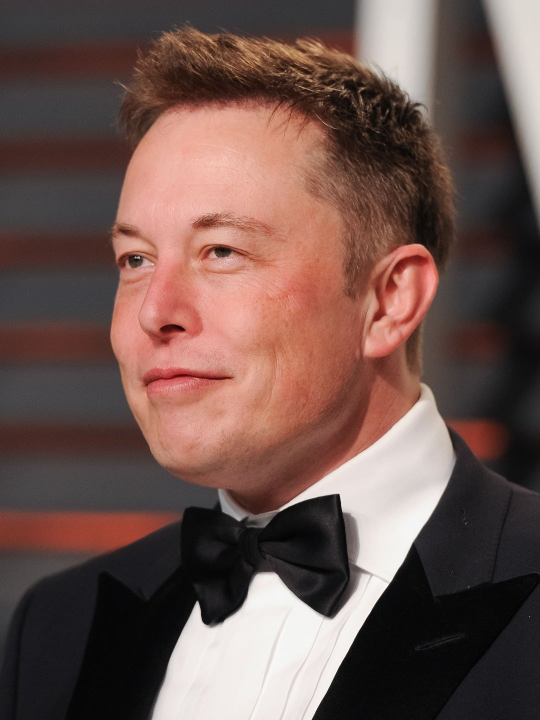
#> input picture Resources/Elon Musk.jpg, 1080 x 1440 px, found by its file name (shown at 1/2 size)
$ python JoiningMultipleImagesTogether.py
#> lines starting #> are read from the running program, lines starting #| are printed output that depends on the picture
import cv2
print("cv2 imported")
import numpy as np
print("Numpy imported")


img1 = cv2.imread("Resources\Elon Musk.jpg")
#> img1 is the input picture: shape (1440, 1080, 3); mean B, G, R 77.5, 83.4, 108.5
img2 = cv2.imread("Resources\Will Smith.jpg")
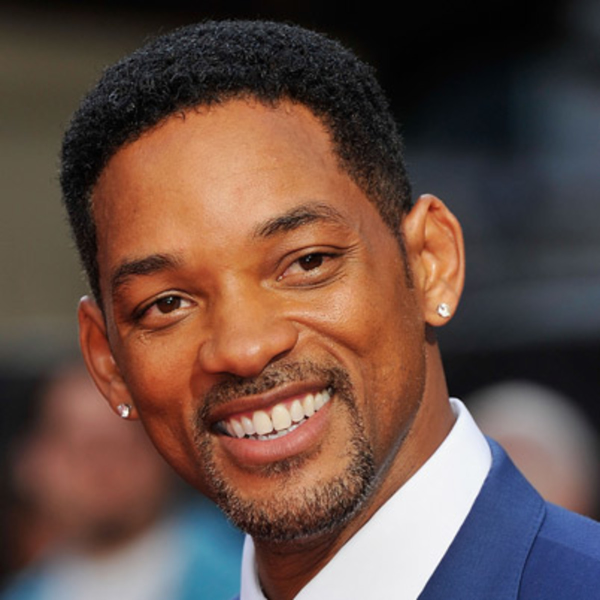
#> input picture Resources/Will Smith.jpg, 1200 x 1200 px, found by its file name (shown at 1/2 size)
#> img2 is the input picture: shape (1200, 1200, 3); mean B, G, R 69.7, 78.3, 102.6
print(img1.shape)
#| (1440, 1080, 3)
print(img2.shape)
#| (1200, 1200, 3)

img1 = img1[150:870, 100:820]
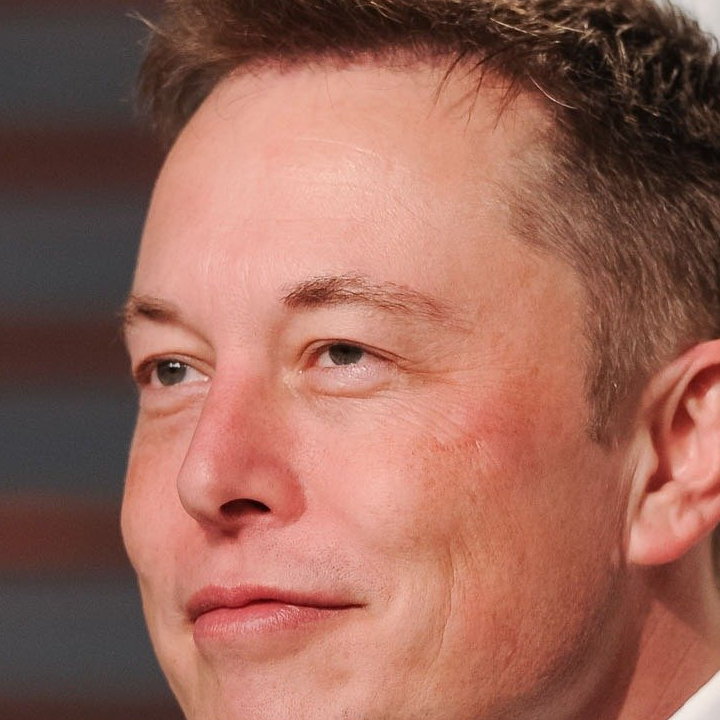
#> img1: shape (720, 720, 3); mean B, G, R 88.6, 101.9, 153.5
img2 = cv2.resize(img2, (720, 720))
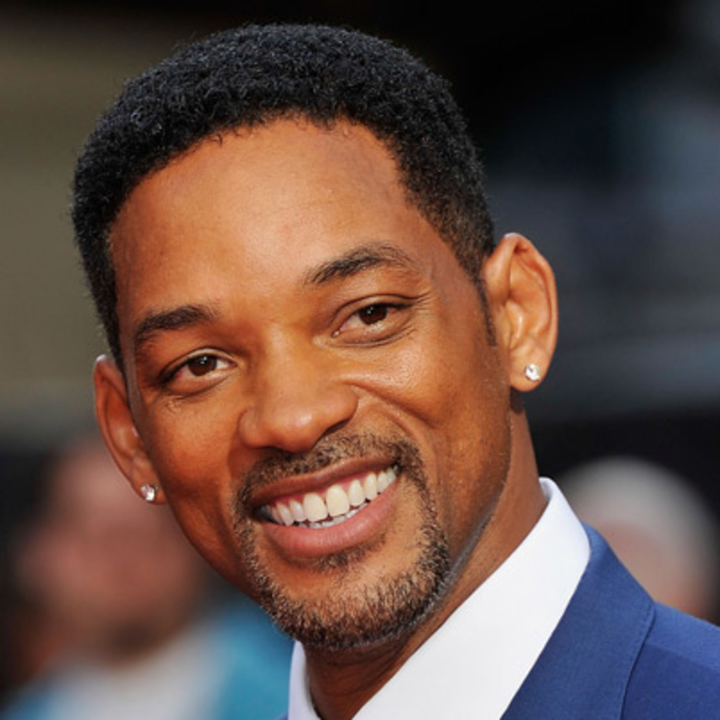
#> img2: shape (720, 720, 3); mean B, G, R 69.7, 78.3, 102.6

hor = np.hstack((img2, img1))
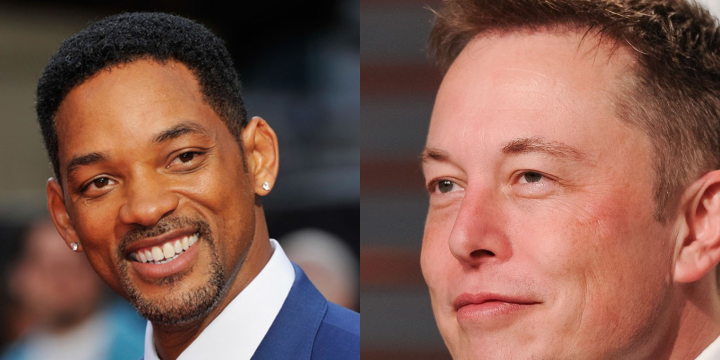
#> hor: shape (720, 1440, 3) (shown at 1/2 size); mean B, G, R 79.1, 90.1, 128
ver = np.vstack((img1, img2))
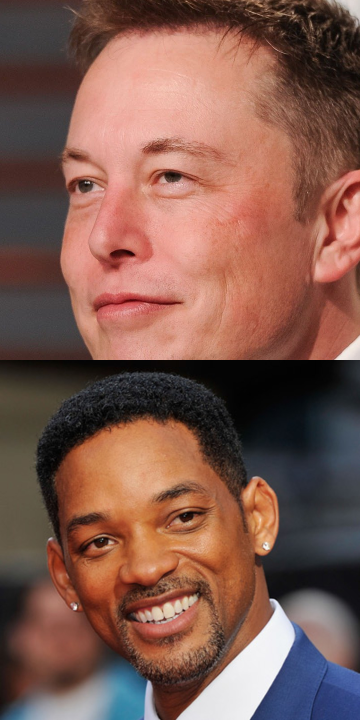
#> ver: shape (1440, 720, 3) (shown at 1/2 size); mean B, G, R 79.1, 90.1, 128


cv2.imshow('Horizontal', hor)
cv2.imshow('Vertical', ver)


cv2.waitKey(0)
